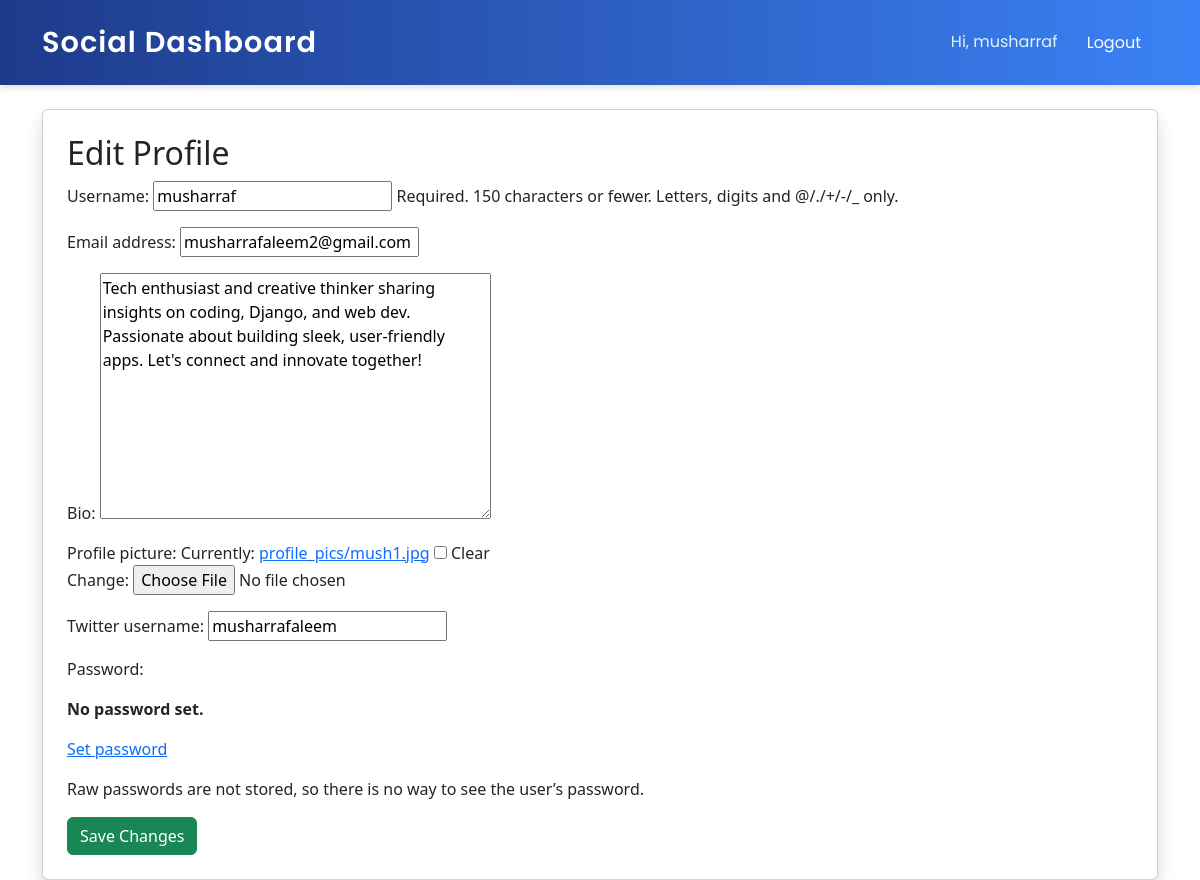
Screenshot of /users/profile/edit/ (signed in) with the database file from the repository.
### users/models.py (models this page shows, shortened)
class CustomUser(AbstractUser):
    bio = models.TextField(blank=True)
    profile_picture = models.ImageField(upload_to='profile_pics/', blank=True, null=True)
    twitter_username = models.CharField(max_length=255, blank=True, null=True)

### users/views.py (the view)
# urls.py: path('profile/edit/', views.profile_edit_view, name='edit_profile'),
@login_required
def profile_edit_view(request):
    if request.method == 'POST':
        form = CustomUserChangeForm(request.POST, request.FILES, instance=request.user)
        if form.is_valid():
            form.save()
            return redirect('users:profile')
    else:
        form = CustomUserChangeForm(instance=request.user)
    return render(request, 'users/edit_profile.html', {'form': form})

### users/forms.py
class CustomUserChangeForm(UserChangeForm):
    class Meta:
        model = CustomUser
        fields = ('username', 'email', 'bio', 'profile_picture','twitter_username')

### users/templates/users/edit_profile.html (shortened to what this page needs)
{% extends 'users/base.html' %}
{% block content %}
<div class="card p-4 shadow">
    <h2>Edit Profile</h2>
    <form method="POST" enctype="multipart/form-data">
        {{ form.as_p }}
        <button type="submit" class="btn btn-success">Save Changes</button>
    </form>
</div>
{% endblock %}

### users/templates/users/base.html (shortened to what this page needs)
<!DOCTYPE html>
<html lang="en">
<head>
    <link href="https://cdn.jsdelivr.net/npm/bootstrap@5.3.0/dist/css/bootstrap.min.css" rel="stylesheet">
</head>
<body>
    <nav class="navbar navbar-expand-lg navbar-dark bg-dark mb-4">
        <div class="container">
            <a class="navbar-brand" href="{% url 'users:profile' %}">Social Dashboard</a>
            <div>
                {% if user.is_authenticated %}
                    <span class="text-white me-2">Hi, {{ user.username }}</span>
                    <form action="{% url 'users:logout' %}" method="post" style="display:inline;">
                         <button type="submit" class="btn btn-link">Logout</button>
                    </form>
                {% else %}
                    <a href="{% url 'users:login' %}" class="btn btn-outline-light btn-sm">Login</a>
                {% endif %}
            </div>
        </div>
    </nav>
    <div class="container">
        {% block content %}{% endblock %}
    </div>
</body>
</html>

### users/templates/users/base.html (style rules this page uses)
.navbar { background: linear-gradient(90deg, #1e3a8a, #3b82f6); box-shadow: 0 4px 6px rgba(0, 0, 0, 0.1); padding: 1rem 0; font-family: 'Poppins', sans-serif; }
.navbar-brand { font-size: 1.8rem; font-weight: 600; color: #ffffff !important; letter-spacing: 1px; transition: transform 0.3s ease, color 0.3s ease; }
.navbar .text-white { font-size: 1rem; font-weight: 400; color: #e0f2fe !important; }
.btn-link { color: #ffffff !important; text-decoration: none; font-weight: 400; padding: 0.5rem 1rem; border-radius: 5px; transition: background-color 0.3s ease, color 0.3s ease; }

### rows the page displays
CustomUser: username "musharraf", email "musharrafaleem2@gmail.com", bio "Tech enthusiast and creative thinker sharing insights on coding, Django, and web dev. Passionate about building sleek, user-friendly apps. Let's connect and innovate together!", twitter_username "musharrafaleem"
